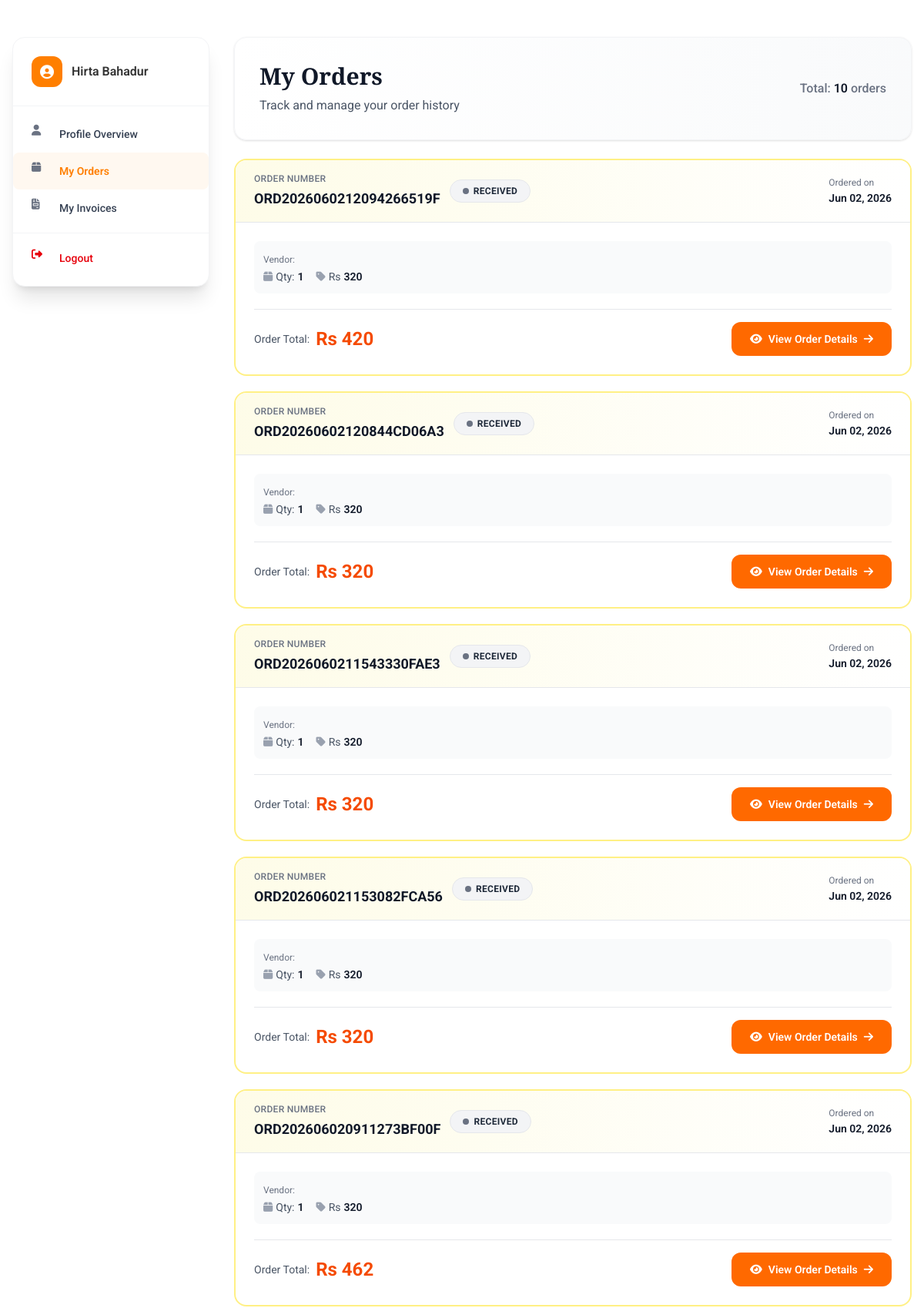
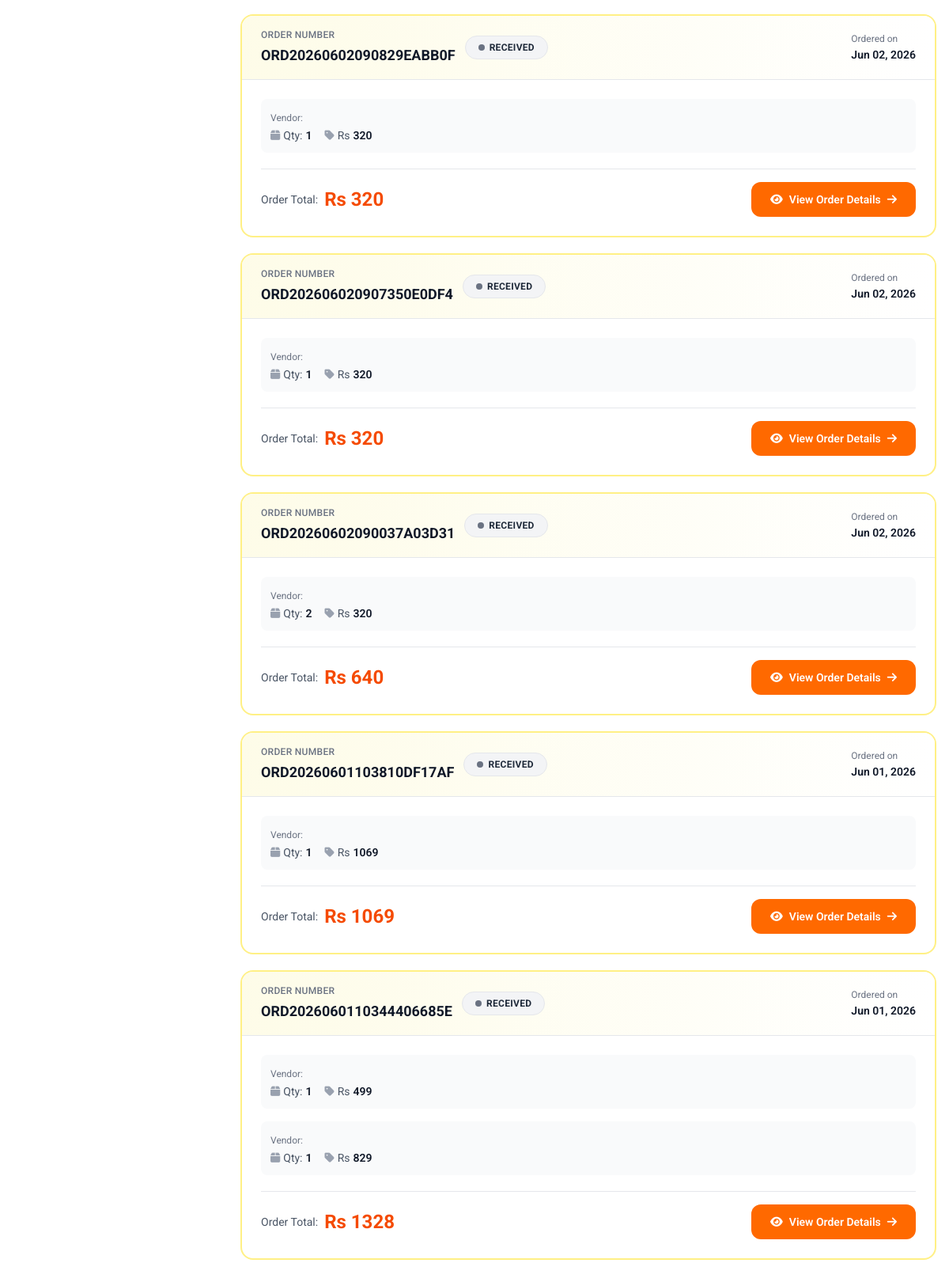
The app's page /dashboard/customer/orders/ (signed in) with its own data (2 pictures, top to bottom).
### dashboard/models.py (models this page shows, shortened)
class Order(models.Model):
    PROVINCE_CHOICES = [
        ("Koshi Province", "Koshi Province"),
        ("Madhesh Province", "Madhesh Province"),
        ("Bagmati Province", "Bagmati Province"),
        ("Gandaki Province", "Gandaki Province"),
        ("Lumbini Province", "Lumbini Province"),
        ("Karnali Province", "Karnali Province"),
        ("Sudurpashchim Province", "Sudurpashchim Province"),
    ]
    STATUS_CHOICES = [
        ('received', 'Order Received'),
        ('preparing', 'Preparing'),
        ('ready', 'Ready for Pickup'),
        ('picked_up', 'Picked Up'),
        ('assigned', 'Assigned'),
        ('in_transit', 'In Transit'),
        ('delivered', 'Delivered'),
        ('cancelled', 'Cancelled'),
        ('refunded', 'Refunded'),
    ]
    PAYMENT_CHOICES = [
        ('cod', 'Cash on Delivery'),
        ('esewa', 'eSewa'),
        ('khalti', 'Khalti'),
        ('imepay', 'IME Pay'),
        ('connectips', 'ConnectIPS'),
    ]
    PAYMENT_STATUS_CHOICES = [
        ('unpaid', 'Unpaid'),
        ('paid', 'Paid'),
        ('failed', 'Failed'),
        ('refunded', 'Refunded'),
    ]
    order_number = models.CharField(
        max_length=30,
        unique=True,
        editable=False,
        db_index=True
    )
    user = models.ForeignKey(
        User,
        on_delete=models.SET_NULL,
        null=True,
        blank=True,
        related_name='orders'
    )
    guest_id = models.CharField(
        max_length=100,
        null=True,
        blank=True,
        db_index=True,
        help_text="UUID from Flutter for guest users"
    )
    guest_ip = models.GenericIPAddressField(
        null=True,
        blank=True
    )
    address_obj = models.ForeignKey(
        'Address',
        on_delete=models.SET_NULL,
        null=True,
        blank=True,
        related_name='orders',
    )
    full_name = models.CharField(max_length=200)
    phone = models.CharField(max_length=15)
    email = models.EmailField()
    address = models.TextField()
    landmark = models.CharField(max_length=255, blank=True, null=True)
    city = models.CharField(max_length=100)
    province = models.CharField(
        max_length=50,
        choices=PROVINCE_CHOICES,
        null=True,
        blank=True
    )
    postal_code = models.CharField(max_length=10, blank=True)
    delivery_latitude = models.DecimalField(
        max_digits=10,
        decimal_places=7,
        null=True,
        blank=True,
        help_text="Delivery location latitude (e.g., 27.7172453)"
    )
    delivery_longitude = models.DecimalField(
        max_digits=10,
        decimal_places=7,
        null=True,
        blank=True,
        help_text="Delivery location longitude (e.g., 85.3239605)"
    )
    delivery_distance_km = models.DecimalField(
        max_digits=5,
        decimal_places=2,
        null=True,
        blank=True,
        default=0,
        help_text="Calculated delivery distance in kilometers"
    )
    subtotal = models.DecimalField(max_digits=10, decimal_places=2)
    shipping_cost = models.DecimalField(
        max_digits=10,
        decimal_places=2,
        default=0,
        help_text="Free for ≤5km, NPR 100 for >5km"
    )
    discount = models.DecimalField(max_digits=10, decimal_places=2, default=0)
    tax_percentage = models.DecimalField(
        max_digits=5,
        decimal_places=2,
        default=13.00,
        help_text="Nepal VAT 13%"
    )
    tax_amount = models.DecimalField(
        max_digits=10,
        decimal_places=2,
        default=0,
        help_text="Will be calculated dynamically based on tax percentage"
    )
    total = models.DecimalField(max_digits=10, decimal_places=2)
    payment_method = models.CharField(
        max_length=20,
        choices=PAYMENT_CHOICES,
        default="cod"
    )
    payment_status = models.CharField(
        max_length=20,
        choices=PAYMENT_STATUS_CHOICES,
        default='unpaid'
    )
    transaction_id = models.CharField(max_length=100, blank=True)
    coupon = models.ForeignKey(
        'Coupon',
        on_delete=models.SET_NULL,
        null=True,
        blank=True
    )
    status = models.CharField(
        max_length=20,
        choices=STATUS_CHOICES,
        default='received'
    )
    created_at = models.DateTimeField(auto_now_add=True)
    updated_at = models.DateTimeField(auto_now=True)
    delivered_at = models.DateTimeField(null=True, blank=True)
    cancelled_at = models.DateTimeField(null=True, blank=True)
    refunded_at = models.DateTimeField(null=True, blank=True)
    estimated_delivery_date = models.DateField(
        null=True,
        blank=True
    )
    class Meta:
        ordering = ['-created_at']
        indexes = [
            models.Index(fields=['user', 'status']),
            models.Index(fields=['guest_id']),
            models.Index(fields=['payment_status', 'status']),
            models.Index(fields=['delivery_latitude', 'delivery_longitude']),
        ]

class OrderItem(models.Model):
    order = models.ForeignKey(Order, on_delete=models.CASCADE, related_name='items')
    menu_item = models.ForeignKey('MenuItem', on_delete=models.SET_NULL, null=True, related_name='order_items')
    options = models.ManyToManyField(MenuItemOption, blank=True)  # Sizes, add-ons
    quantity = models.PositiveIntegerField(validators=[MinValueValidator(1)])
    price = models.DecimalField(max_digits=10, decimal_places=2)
    special_instructions = models.TextField(blank=True, help_text='Special cooking preferences')

### ecommerce/views.py (the view)
# urls.py: path("dashboard/customer/orders/",views.customer_orders,name='customer_orders'),
@login_required
def customer_orders(request):
        user=request.user
        orders_list = Order.objects.filter(user=user).order_by('-created_at')
        total_orders=orders_list.count()
        paginator = Paginator(orders_list, 10)
        page_number = request.GET.get('page')
        orders = paginator.get_page(page_number)
        return render(request, 'website/pages/orders.html', {
            'orders': orders,
            'total_orders':total_orders,
        })

### templates/website/pages/orders.html (shortened to what this page needs)
{% extends 'website/components/base.html' %}
{% load static %}
{% block content %}
<div class="container mx-auto px-4 py-6 sm:py-8 lg:py-12 max-w-7xl">
  <div class="flex flex-col lg:flex-row gap-6 lg:gap-8">
    <aside class="w-full lg:w-64 flex-shrink-0">
      {% include 'website/components/customer_sidebar.html' %}
    </aside>
    <main class="flex-1 min-w-0">
      <header class="bg-gradient-to-r from-white to-gray-50 rounded-2xl shadow-sm p-6 sm:p-8 mb-6 border border-gray-100">
        <div class="flex items-center justify-between flex-wrap gap-4">
          <div>
            <h1 class="text-2xl sm:text-3xl font-bold text-gray-900 mb-2">My Orders</h1>
            <p class="text-sm sm:text-base text-gray-600">Track and manage your order history</p>
          </div>
          {% if orders %}
          <div class="text-sm sm:text-base text-gray-500 font-medium">
            Total: <span class="text-gray-900 font-semibold">{{ total_orders }}</span> order{{ total_orders|pluralize }}
          </div>
          {% endif %}
        </div>
      </header>
      {% if orders %}
      <div class="space-y-5">
        {% for order in orders %}
        <article class="bg-white border-2 rounded-2xl overflow-hidden transition-all duration-300
          {% if order.status == 'delivered' %}border-green-200 hover:shadow-green-100 hover:border-green-300
          {% elif order.status == 'cancelled' %}border-red-200 hover:shadow-red-100 hover:border-red-300
          {% elif order.status == 'shipped' %}border-indigo-200 hover:shadow-indigo-100 hover:border-indigo-300
          {% elif order.status == 'processing' %}border-blue-200 hover:shadow-blue-100 hover:border-blue-300
          {% else %}border-yellow-200 hover:shadow-yellow-100 hover:border-yellow-300{% endif %}
          hover:shadow-xl">
          <div class="px-5 sm:px-6 py-4 border-b border-gray-200
            {% if order.status == 'delivered' %}bg-gradient-to-r from-green-50 to-white
            {% elif order.status == 'cancelled' %}bg-gradient-to-r from-red-50 to-white
            {% elif order.status == 'shipped' %}bg-gradient-to-r from-indigo-50 to-white
            {% elif order.status == 'processing' %}bg-gradient-to-r from-blue-50 to-white
            {% else %}bg-gradient-to-r from-yellow-50 to-white{% endif %}">
            <div class="flex flex-col sm:flex-row sm:items-center sm:justify-between gap-3">
              <div class="flex items-center gap-3 flex-wrap">
                <div>
                  <div class="text-xs font-medium text-gray-500 uppercase tracking-wide mb-1">Order Number</div>
                  <div class="font-bold text-gray-900 text-lg">{{ order.order_number }}</div>
                </div>
                <span class="inline-flex items-center gap-1.5 px-4 py-1.5 rounded-full text-xs font-bold uppercase tracking-wide
                  {% if order.status == 'pending' %}bg-yellow-100 text-yellow-800 border border-yellow-300
                  {% elif order.status == 'processing' %}bg-blue-100 text-blue-800 border border-blue-300
                  {% elif order.status == 'shipped' %}bg-indigo-100 text-indigo-800 border border-indigo-300
                  {% elif order.status == 'delivered' %}bg-green-100 text-green-800 border border-green-300
                  {% elif order.status == 'cancelled' %}bg-red-100 text-red-800 border border-red-300
                  {% else %}bg-gray-100 text-gray-800 border border-gray-200{% endif %}">
                  <span class="w-2 h-2 rounded-full
                    {% if order.status == 'pending' %}bg-yellow-500
                    {% elif order.status == 'processing' %}bg-blue-500
                    {% elif order.status == 'shipped' %}bg-indigo-500
                    {% elif order.status == 'delivered' %}bg-green-500
                    {% elif order.status == 'cancelled' %}bg-red-500
                    {% else %}bg-gray-500{% endif %}"></span>
                  {{ order.status|capfirst }}
                </span>
              </div>
              <div class="flex items-center gap-4 text-sm">
                <div>
                  <div class="text-xs text-gray-500 mb-0.5">Ordered on</div>
                  <div class="font-semibold text-gray-900">{{ order.created_at|date:"M d, Y" }}</div>
                </div>
              </div>
            </div>
          </div>
          <div class="p-5 sm:p-6">
            <div class="space-y-4 mb-5">
              {% for item in order.items.all %}
              <div class="flex items-start sm:items-center gap-4 p-3 rounded-lg bg-gray-50 hover:bg-gray-100 transition-colors">
                <div class="flex-1 min-w-0">
                  <p class="text-xs text-gray-500 mb-1">Vendor: {{ item.product.vendor.shop_name }}</p>
                  <div class="flex items-center gap-4 text-xs sm:text-sm text-gray-600">
                    <span class="flex items-center gap-1">
                      <i class="fa-solid fa-box text-gray-400"></i>
                      Qty: <span class="font-semibold text-gray-900">{{ item.quantity }}</span>
                    </span>
                    <span class="flex items-center gap-1">
                      <i class="fa-solid fa-tag text-gray-400"></i>
                      Rs <span class="font-semibold text-gray-900">{{ item.price|floatformat:0 }}</span>
                    </span>
                  </div>
                </div>
              </div>
              {% endfor %}
            </div>
            <div class="flex flex-col sm:flex-row items-stretch sm:items-center justify-between gap-4 pt-4 border-t border-gray-200">
              <div class="flex items-center gap-2">
                <span class="text-sm text-gray-600">Order Total:</span>
                <span class="text-2xl font-bold
                  {% if order.status == 'delivered' %}text-green-700
                  {% elif order.status == 'cancelled' %}text-red-600
                  {% elif order.status == 'shipped' %}text-indigo-700
                  {% elif order.status == 'processing' %}text-blue-700
                  {% else %}text-orange-600{% endif %}">
                  Rs {{ order.total|floatformat:0 }}
                </span>
              </div>
              <a href="{% url 'customer_order_detail' order.order_number %}"
                 class="inline-flex items-center justify-center gap-2 px-6 py-3 text-white rounded-xl text-sm font-semibold hover:shadow-lg hover:-translate-y-0.5 transition-all duration-200 active:translate-y-0
                 {% if order.status == 'delivered' %}bg-green-600 hover:bg-green-700
                 {% elif order.status == 'cancelled' %}bg-red-500 hover:bg-red-600
                 {% elif order.status == 'shipped' %}bg-indigo-600 hover:bg-indigo-700
                 {% elif order.status == 'processing' %}bg-blue-600 hover:bg-blue-700
                 {% else %}bg-orange-500 hover:bg-orange-600{% endif %}">
                <i class="fa-solid fa-eye"></i>
                View Order Details
                <i class="fa-solid fa-arrow-right"></i>
              </a>
            </div>
          </div>
        </article>
        {% endfor %}
      </div>
      {% endif %}
    </main>
  </div>
</div>
{% endblock %}

### templates/website/components/base.html (shortened to what this page needs)
{% load static %}
<!DOCTYPE html>
<html lang="en">
<head>
  <link rel="stylesheet" href="https://cdnjs.cloudflare.com/ajax/libs/animate.css/4.1.1/animate.min.css">
  <link rel="stylesheet" href="https://cdnjs.cloudflare.com/ajax/libs/font-awesome/6.4.0/css/all.min.css">
  <link rel="stylesheet" href="https://cdn.jsdelivr.net/npm/swiper@11/swiper-bundle.min.css">
  <link rel="stylesheet" href="https://cdnjs.cloudflare.com/ajax/libs/toastr.js/latest/toastr.min.css">
  <script src="https://cdn.jsdelivr.net/npm/@tailwindcss/browser@4"></script>
</head>
<body class="min-h-screen flex flex-col">
  <main>
    {% block content %}{% endblock %}
  </main>
</body>
</html>

### templates/website/components/customer_sidebar.html (shortened to what this page needs)
<aside id="accountSidebar" class="fixed md:static inset-y-0 left-0 z-50 w-64 bg-white shadow-xl border border-gray-100 transform -translate-x-full md:translate-x-0 transition-transform duration-300 ease-in-out overflow-y-auto md:rounded-2xl">
  <div class="p-6 border-b border-gray-100 flex items-center gap-3">
    <div class="w-10 h-10 rounded-xl bg-[var(--primary)] text-white flex items-center justify-center text-lg font-bold overflow-hidden">
      {% if user.profile.avatar %}
        <img src="{{ user.profile.avatar.url }}" alt="{{ user.get_full_name }}" class="w-10 h-10 object-cover">
      {% else %}
        <i class="fa fa-user-circle"></i>
      {% endif %}
    </div>
    <div>
      <p class="text-base font-semibold text-[var(--text-primary)]">{{ user.first_name }}</p>
    </div>
  </div>
  <nav class="flex flex-col py-3 text-sm font-medium text-[var(--text-primary)]">
    <a href="{% url 'customer_profile' %}"
       class="flex items-center gap-3 px-6 py-3 rounded-lg transition-all
              {% if request.path == '/customer-profile/' %} bg-[var(--bg-light)] font-semibold text-[var(--primary)] {% else %} hover:bg-gray-50 text-gray-700 {% endif %}">
      <i class="fa fa-user w-6 h-6 {% if request.path == '/customer-profile/' %}text-[var(--primary)]{% else %}text-gray-500{% endif %}"></i>
      Profile Overview
    </a>
    <a href="{% url 'customer_orders' %}"
       class="flex items-center gap-3 px-6 py-3 rounded-lg transition-all
              {% if request.path == '/dashboard/customer/orders/' %} bg-[var(--bg-light)] font-semibold text-[var(--primary)] {% else %} hover:bg-gray-50 text-gray-700 {% endif %}">
      <i class="fa fa-box w-6 h-6 {% if request.path == '/dashboard/orders/' %}text-[var(--primary)]{% else %}text-gray-500{% endif %}"></i>
      My Orders
    </a>
    <a href="{% url 'customer_invoices' %}"
       class="flex items-center gap-3 px-6 py-3 rounded-lg transition-all
              {% if request.path == '/dashboard/customer/invoices/' %} bg-[var(--bg-light)] font-semibold text-[var(--primary)] {% else %} hover:bg-gray-50 text-gray-700 {% endif %}">
      <i class="fa fa-file-invoice w-6 h-6 {% if request.path == '/dashboard/invoices/' %}text-[var(--primary)]{% else %}text-gray-500{% endif %}"></i>
      My Invoices
    </a>
    <div class="border-t border-gray-100 my-2"></div>
    <a href="{% url 'logout' %}" class="flex items-center gap-3 px-6 py-3 rounded-lg text-red-600 hover:bg-red-50 transition-all">
      <i class="fa fa-sign-out-alt w-6 h-6"></i>
      Logout
    </a>
  </nav>
</aside>

### records on screen
Order: order_number "ORD2026060212094266519F", status "RECEIVED", created_at "Jun 02, 2026", total "420"
OrderItem: quantity "1", price "320"
Order: order_number "ORD20260602120844CD06A3", status "RECEIVED", created_at "Jun 02, 2026", total "320"
OrderItem: quantity "1", price "320"
Order: order_number "ORD2026060211543330FAE3", status "RECEIVED", created_at "Jun 02, 2026", total "320"
OrderItem: quantity "1", price "320"
Order: order_number "ORD202606021153082FCA56", status "RECEIVED", created_at "Jun 02, 2026", total "320"
OrderItem: quantity "1", price "320"
Order: order_number "ORD202606020911273BF00F", status "RECEIVED", created_at "Jun 02, 2026", total "462"
OrderItem: quantity "1", price "320"
Order: order_number "ORD20260602090829EABB0F", status "RECEIVED", created_at "Jun 02, 2026", total "320"
OrderItem: quantity "1", price "320"
Order: order_number "ORD202606020907350E0DF4", status "RECEIVED", created_at "Jun 02, 2026", total "320"
OrderItem: quantity "1", price "320"
Order: order_number "ORD20260602090037A03D31", status "RECEIVED", created_at "Jun 02, 2026", total "640"
OrderItem: quantity "2", price "320"
Order: order_number "ORD20260601103810DF17AF", status "RECEIVED", created_at "Jun 01, 2026", total "1069"
OrderItem: quantity "1", price "1069"
Order: order_number "ORD2026060110344406685E", status "RECEIVED", created_at "Jun 01, 2026", total "1328"
OrderItem: quantity "1", price "499"
OrderItem: quantity "1", price "829"

### other values on screen
{{ user.first_name }} "Hirta Bahadur"
{{ total_orders }} "10"
